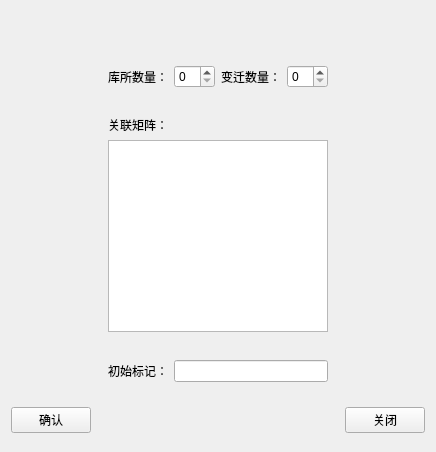
<?xml version="1.0" encoding="UTF-8"?>
<ui version="4.0">
 <class>NewFileWidgetClass</class>
 <widget class="QWidget" name="NewFileWidgetClass">
  <property name="geometry">
   <rect>
    <x>0</x>
    <y>0</y>
    <width>432</width>
    <height>452</height>
   </rect>
  </property>
  <property name="windowTitle">
   <string>NewFileWidget</string>
  </property>
  <layout class="QGridLayout" name="gridLayout">
   <item row="1" column="2">
    <widget class="QWidget" name="widget" native="true">
     <layout class="QHBoxLayout" name="horizontalLayout">
      <item>
       <widget class="QLabel" name="labelPlace">
        <property name="text">
         <string>库所数量：</string>
        </property>
       </widget>
      </item>
      <item>
       <widget class="QSpinBox" name="spinBoxPlace"/>
      </item>
      <item>
       <spacer name="horizontalSpacer">
        <property name="orientation">
         <enum>Qt::Horizontal</enum>
        </property>
        <property name="sizeHint" stdset="0">
         <size>
          <width>40</width>
          <height>20</height>
         </size>
        </property>
       </spacer>
      </item>
      <item>
       <widget class="QLabel" name="labelTransition">
        <property name="text">
         <string>变迁数量：</string>
        </property>
       </widget>
      </item>
      <item>
       <widget class="QSpinBox" name="spinBoxTransition"/>
      </item>
     </layout>
    </widget>
   </item>
   <item row="4" column="3">
    <widget class="QPushButton" name="pushButtonNo">
     <property name="text">
      <string>关闭</string>
     </property>
    </widget>
   </item>
   <item row="1" column="3">
    <spacer name="horizontalSpacer_3">
     <property name="orientation">
      <enum>Qt::Horizontal</enum>
     </property>
     <property name="sizeHint" stdset="0">
      <size>
       <width>40</width>
       <height>20</height>
      </size>
     </property>
    </spacer>
   </item>
   <item row="4" column="0">
    <spacer name="horizontalSpacer_4">
     <property name="orientation">
      <enum>Qt::Horizontal</enum>
     </property>
     <property name="sizeHint" stdset="0">
      <size>
       <width>40</width>
       <height>20</height>
      </size>
     </property>
    </spacer>
   </item>
   <item row="3" column="2">
    <widget class="QWidget" name="widget_3" native="true">
     <layout class="QHBoxLayout" name="horizontalLayout_2">
      <item>
       <widget class="QLabel" name="labelMarking">
        <property name="text">
         <string>初始标记：</string>
        </property>
       </widget>
      </item>
      <item>
       <widget class="QLineEdit" name="lineEditMarking"/>
      </item>
     </layout>
    </widget>
   </item>
   <item row="4" column="2">
    <spacer name="verticalSpacer_2">
     <property name="orientation">
      <enum>Qt::Vertical</enum>
     </property>
     <property name="sizeHint" stdset="0">
      <size>
       <width>20</width>
       <height>40</height>
      </size>
     </property>
    </spacer>
   </item>
   <item row="4" column="1">
    <widget class="QPushButton" name="pushButtonOK">
     <property name="text">
      <string>确认</string>
     </property>
    </widget>
   </item>
   <item row="2" column="2">
    <widget class="QWidget" name="widget_2" native="true">
     <layout class="QVBoxLayout" name="verticalLayout">
      <item>
       <widget class="QLabel" name="labelMatrix">
        <property name="text">
         <string>关联矩阵：</string>
        </property>
       </widget>
      </item>
      <item>
       <widget class="QPlainTextEdit" name="plainTextMatrix"/>
      </item>
     </layout>
    </widget>
   </item>
   <item row="1" column="1">
    <spacer name="horizontalSpacer_2">
     <property name="orientation">
      <enum>Qt::Horizontal</enum>
     </property>
     <property name="sizeHint" stdset="0">
      <size>
       <width>40</width>
       <height>20</height>
      </size>
     </property>
    </spacer>
   </item>
   <item row="0" column="2">
    <spacer name="verticalSpacer">
     <property name="orientation">
      <enum>Qt::Vertical</enum>
     </property>
     <property name="sizeHint" stdset="0">
      <size>
       <width>20</width>
       <height>40</height>
      </size>
     </property>
    </spacer>
   </item>
   <item row="4" column="4">
    <spacer name="horizontalSpacer_5">
     <property name="orientation">
      <enum>Qt::Horizontal</enum>
     </property>
     <property name="sizeHint" stdset="0">
      <size>
       <width>40</width>
       <height>20</height>
      </size>
     </property>
    </spacer>
   </item>
  </layout>
 </widget>
 <layoutdefault spacing="6" margin="11"/>
 <resources/>
 <connections/>
</ui>
